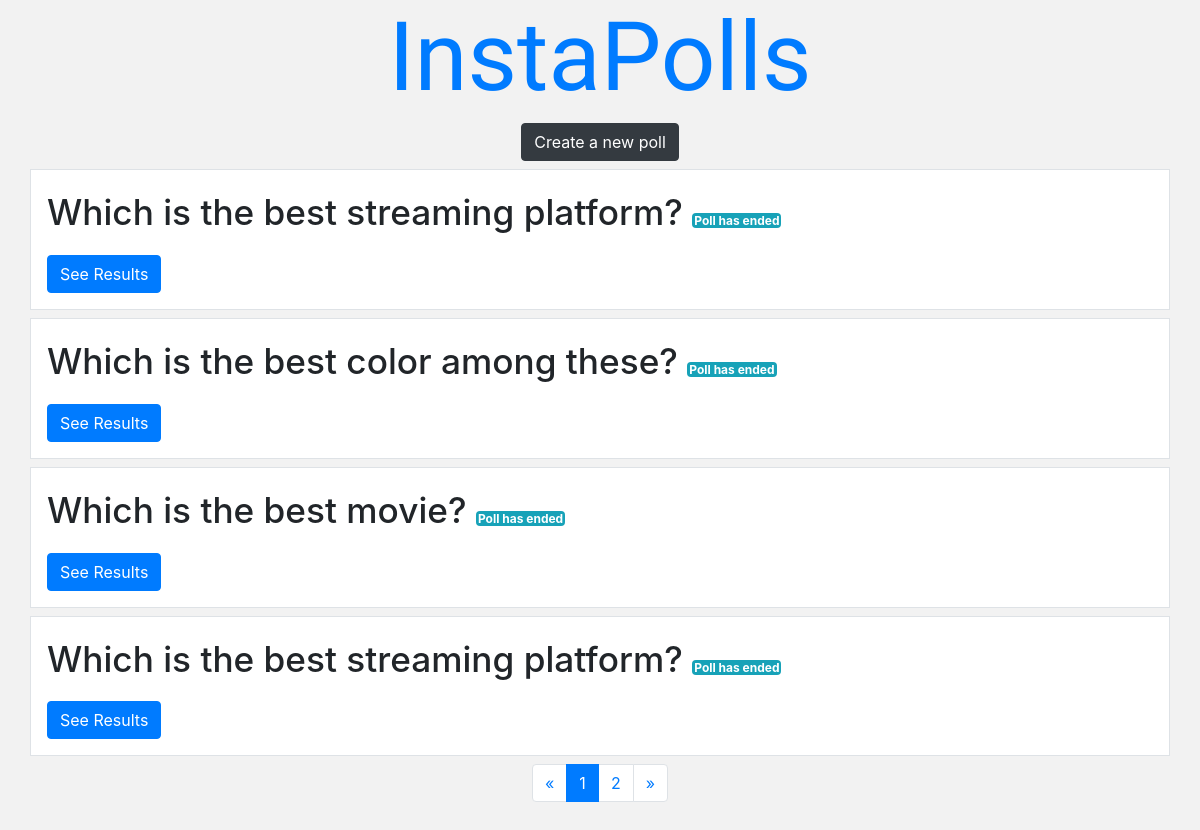
Page /home/ on the earlier database version.
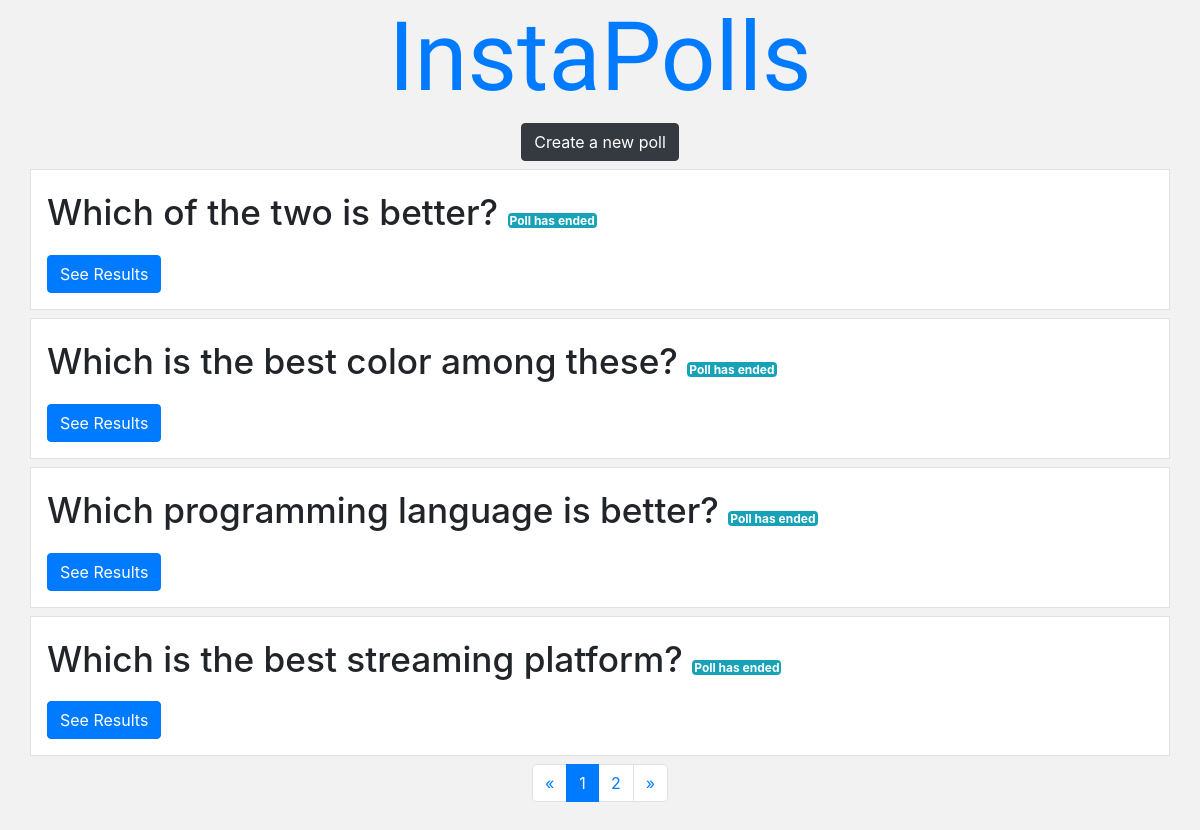
Same page on the later database version.
### Polls/models.py (models this page shows, shortened)
class Question(models.Model):
    question = models.CharField(max_length=300)
    id = models.AutoField(primary_key=True)
    date_published = models.DateTimeField(default=datetime.now)
    expired = models.BooleanField(default=False)
    class Meta:
        ordering = ['-date_published']

### Polls/views.py (the view)
# urls.py: 2. Add a URL to urlpatterns:  path('', views.home, name='home')
def home(request):
    questions = Question.objects.all().order_by('-date_published')
    calculate_time_difference(questions)
    paginator = Paginator(questions,4)
    page = request.GET.get('page')
    questions_list= paginator.get_page(page)
    return render(request,'Polls/home.html',{'questions':questions_list})

### Polls/views.py (called while the page is built)
def calculate_time_difference(questions):
    for i in questions:
        current_time=datetime.now()
        if abs(current_time.hour-i.date_published.hour) == 1:
            if current_time.minute>i.date_published.minute:
                i.expired=True
        elif abs(current_time.hour-i.date_published.hour)>1:
            i.expired = True
        i.save()

### Polls/templates/Polls/home.html (shortened to what this page needs)
{% extends 'Polls/base.html' %}
{% block content %}
    <div class=" d-flex justify-content-center mb-2">
                <a href="{% url 'create-question' %}" class="btn btn-dark">Create a new poll</a>
    </div>
    <div >
        {% for question in questions %}
        <div class="row media media-body-color border p-3 mb-2">
            <div class="col-12">
                <div class="row">
                    <p style="font-size:2.2em;font-weight:500;"  >
                    {{question.question}}
                    {% if  question.expired %}
                    <span class="badge badge-info" style="height:15px;font-size:12px;padding:2px">Poll has ended</span>
                    {% endif %}
                    </p>
                </div>
                <div class="row">
                    <a href="{%url 'results' question.id %}" class="btn btn-primary mr-2">See Results</a>
                </div>
            </div>
        </div>
        {% endfor%}
    </div>
    {% if questions.has_other_pages %}
<div class="d-flex justify-content-center mb-4">
        <nav aria-label="Page navigation example ">
          <ul class="pagination">
            <li class="page-item">
              <a class="page-link" href="?page=1" aria-label="Previous">
                <span aria-hidden="true">&laquo;</span>
              </a>
            </li>
              {% for num in questions.paginator.page_range %}
                {% if questions.number == num %}
                    <li class="page-item active"><a class="page-link" href="?page={{num}}">{{num}}</a></li>
                {% elif num > questions.number|add:'-2' and num < questions.number|add:'2' %}
                    <li class="page-item"><a class="page-link" href="?page={{num}}">{{num}}</a></li>
                {% endif %}
              {% endfor %}
            <li class="page-item">
              <a class="page-link" href="?page={{questions.paginator.num_pages}}" aria-label="Next">
                <span aria-hidden="true">&raquo;</span>
              </a>
            </li>
          </ul>
        </nav>
    {% endif %}
</div>
{% endblock content%}

### Polls/templates/Polls/base.html (shortened to what this page needs)
{% load static %}
<!doctype html>
<html lang="en">
  <head>
    <link rel="stylesheet" href="https://stackpath.bootstrapcdn.com/bootstrap/4.3.1/css/bootstrap.min.css">
    <link rel="stylesheet" type="text/css" href="{% static 'Polls/main.css' %}">
  </head>
  <body style="background-color: #f2f2f2;">
    <main class="container">
        <div class="row d-flex justify-content-center">
            <a style="text-decoration: none;" href="{% url 'home' %}"><h1 class="display-1" style="font-family: Lobster; ">InstaPolls</h1></a>
        </div>
    {% block content %}
    {% endblock content %}
    </main>
  </body>
</html>

### Polls/static/Polls/main.css (style rules this page uses)
.media-body-color { background-color: #ffffff; }

Differences in the rows shown:
no longer on this page (row unchanged): Question: question "Which is the best movie?", expired "Poll has ended"
no longer on this page (row unchanged): Question: question "Which is the best streaming platform?", expired "Poll has ended"
added Question: question "Which of the two is better?", expired "Poll has ended"
shown differently, row unchanged: Question "Which is the best color among these?": moves up the list
added Question: question "Which programming language is better?", expired "Poll has ended"
